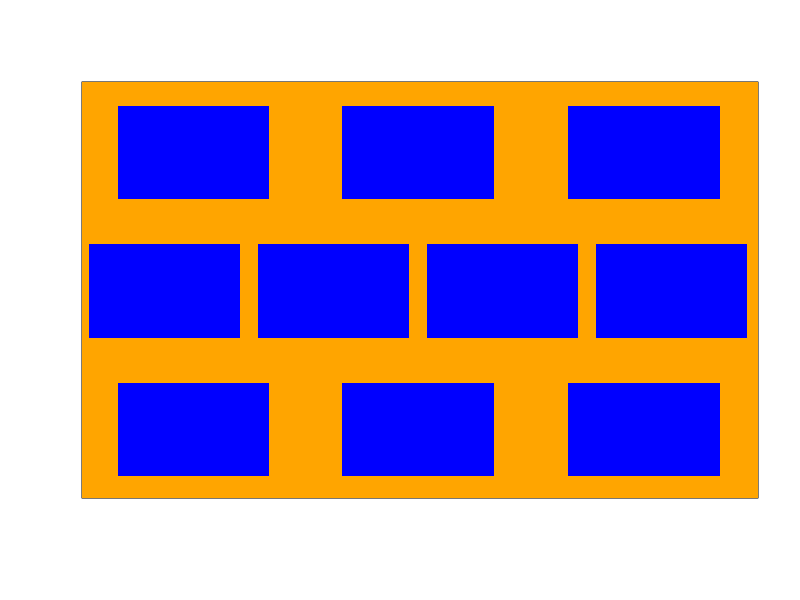

Reproduce this figure in R.
infom <- rbind(c(1, 1, 1), c(2, 1, 1), c(2, 2, 1), c(2, 2, 2), c(3, 2, 1), c(3, 2, 2), c(3, 2, 3), c(3, 3, 2), c(3, 3, 3), c(3, 3, 4))

all_orange <- matrix(sample(2, 262144, replace = TRUE, prob = c(0, 1)), nrow = 512) #we wanted the image to be 512x512 pixels
colors <- c("blue", "orange")
dir <- "/Users/bhrugubharathi/Desktop/Charisma R/testing/"

patch_plotter <- function(num, freqcy){
  if(freqcy > 1){
    stop("Error! Entered frequency is over one. Please decrease the frequency.")
  }
  
  png(file = paste0(dir, num, "_clustered_distribution_", freqcy, ".png"),
      width=512, height=512, units = "px", pointsize = 0)
  m <- all_orange
  
  edge <- sqrt(((262144*freqcy)/num))
  
  numrows <- infom[num, 1] #total number of rows in grid
  numperone <- infom[num, 2] #1st row number in alternating sequence
  numpertwo <- infom[num, 3] #2nd row number in alternating sequence
  
  if(hasOverlaps(edge, numrows, numperone)){
    stop("Error! Entered frequency is causing patches to overlap. Please decrease the frequency.")
  }

  rowanchor <- (512/numrows)/2
  
  for (i in 1:numrows){
    numperrow <- numperone
    if(i %% 2 == 0){
      numperrow <- numpertwo
    }
    
    colanchor <- (512/numperrow)/2
    for(j in 1:numperrow){
      start_row <- rowanchor - edge/2
      start_col <- colanchor - edge/2
      for(k in start_col:(start_col + edge)) {
        for(j in start_row:(start_row + edge)) {
          m[k, j] <- 1
        }
      }
      colanchor <- colanchor + (512/numperrow)
    }
    rowanchor <- rowanchor + (512/numrows)
  }
  image(1:(nrow(m)), 1:ncol(m), m, col = colors, xaxt = "n", yaxt = "n", xlab = "", ylab = "")
  dev.off()
}

hasOverlaps <- function(edge, numrows, numperone){
  if(edge > 512/numrows || edge > 512/numperone){
    return (TRUE)
  }
  return (FALSE)
}

patch_plotter(10, 0.5)


